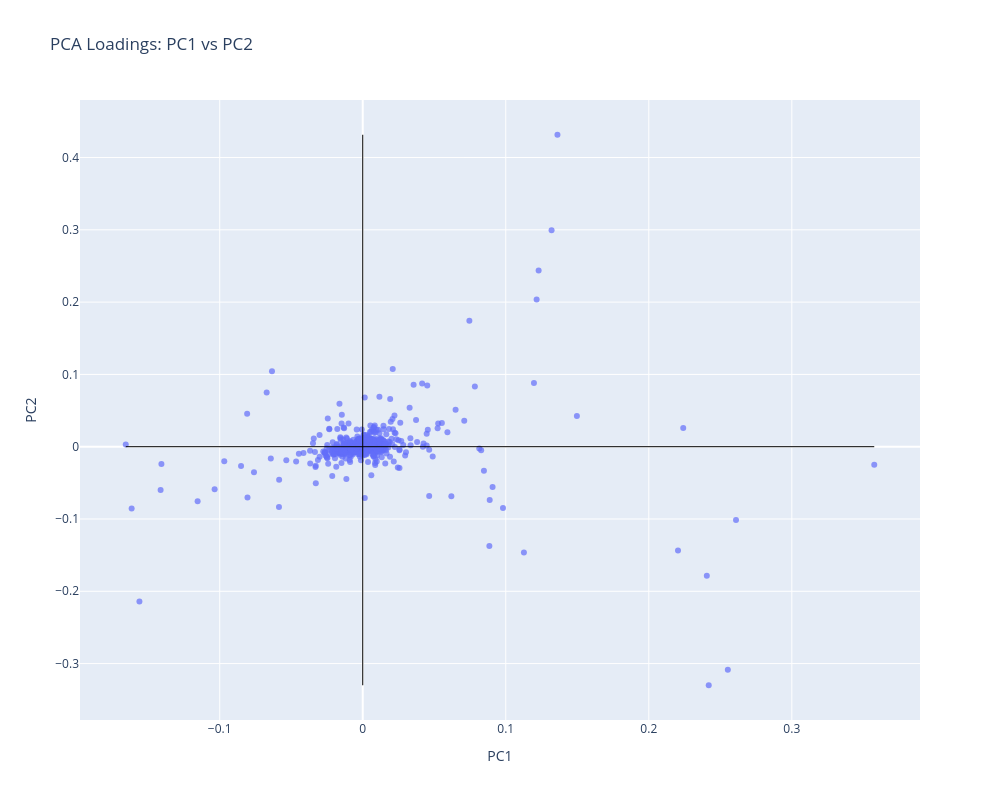

The code cell stored with this chart in its notebook:
### Code cell
import plotly.graph_objects as go

# Load PCA loadings
loadings_df = pd.read_csv("../data/output/PCA_LOADINGS.csv", index_col=0)

# Load reduced vocabulary
terms = pd.read_csv(
    "../data/output/tfidf_term_index_reduced.csv"
).squeeze().tolist()

pc1_vals = loadings_df.loc["PC1"].values
pc2_vals = loadings_df.loc["PC2"].values

load_plot_df = pd.DataFrame({
    "PC1": pc1_vals,
    "PC2": pc2_vals,
    "Word": terms
})

fig_load = go.Figure()

fig_load.add_trace(
    go.Scatter(
        x=load_plot_df["PC1"],
        y=load_plot_df["PC2"],
        mode="markers",
        marker=dict(
            size=6,
            opacity=0.7
        ),
        text=load_plot_df["Word"],
        hovertemplate=(
            "Word: %{text}<br>"
            "PC1: %{x:.3f}<br>"
            "PC2: %{y:.3f}<extra></extra>"
        )
    )
)

fig_load.update_layout(
    title="PCA Loadings: PC1 vs PC2",
    width=1000,
    height=800,
    xaxis_title="PC1",
    yaxis_title="PC2"
)

fig_load.add_shape(
    type="line",
    x0=0, x1=0,
    y0=load_plot_df["PC2"].min(),
    y1=load_plot_df["PC2"].max(),
    line=dict(color="black", width=1)
)

fig_load.add_shape(
    type="line",
    y0=0, y1=0,
    x0=load_plot_df["PC1"].min(),
    x1=load_plot_df["PC1"].max(),
    line=dict(color="black", width=1)
)

fig_load

### Figure 1 — Plotly figure (JSON) as saved in the notebook; plotly's stock layout.template omitted (floating-point values rounded to 4 significant figures; data arrays with more than 128 entries replaced by an {"elided": "..."} marker saying what was removed)
{"data": [{"hovertemplate": "Word: %{text}<br>PC1: %{x:.3f}<br>PC2: %{y:.3f}<extra></extra>", "marker": {"opacity": 0.7, "size": 6}, "mode": "markers", "text": {"elided": "1000 str values"}, "type": "scatter", "x": {"elided": "1000 float values"}, "y": {"elided": "1000 float values"}}], "layout": {"height": 800, "shapes": [{"line": {"color": "black", "width": 1}, "type": "line", "x0": 0, "x1": 0, "y0": -0.33, "y1": 0.4315}, {"line": {"color": "black", "width": 1}, "type": "line", "x0": -0.1657, "x1": 0.3576, "y0": 0, "y1": 0}], "title": {"text": "PCA Loadings: PC1 vs PC2"}, "width": 1000, "xaxis": {"title": {"text": "PC1"}}, "yaxis": {"title": {"text": "PC2"}}}}
